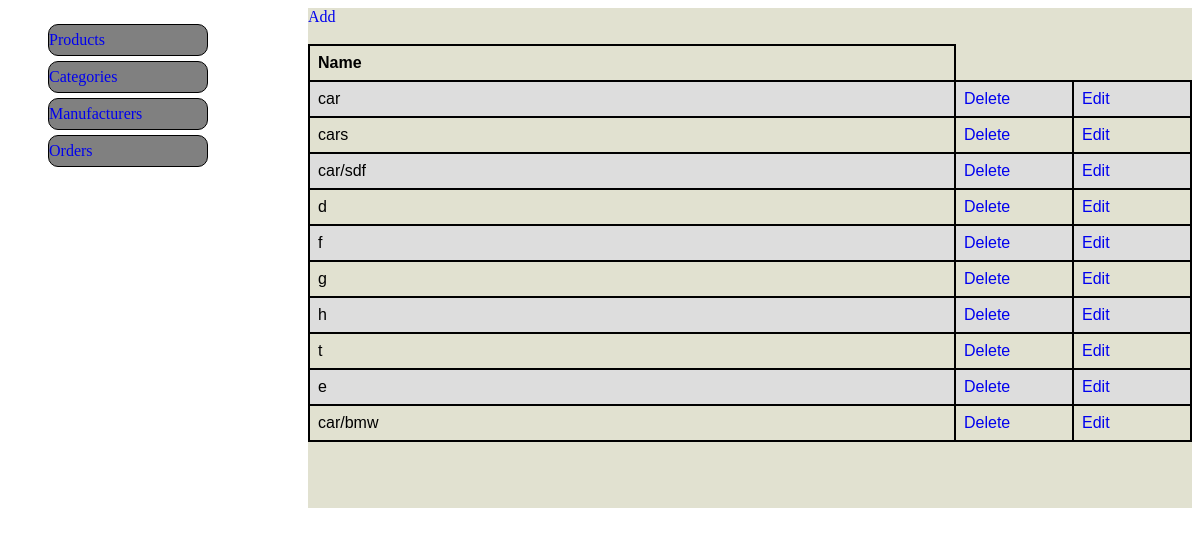
The app's page /admin/categories.php with its own data.
### tables this page shows
CREATE TABLE `categories` (
  `id` int(11) NOT NULL,
  `name` varchar(22) NOT NULL,
  `parent_id` int(11) NOT NULL
);

### classes/category.class.php (called while the page is built, shortened)
<?php
class Category
{
	public function getString($cat) {
		$pdo = $GLOBALS['pdo'];
		$fullName = $cat['name'];
		while(true)
		{
			$id = $cat['parent_id'];
			if($id != 0) {
				$stmt = $pdo->prepare("SELECT * FROM categories WHERE id = ?");
				$stmt->execute([$id]);
				$cat = $stmt->fetch();
				$fullName = $cat['name']."/".$fullName;
			}
			if ($id == 0) {
				break;
			}
		}
		return $fullName;
	}
}

### admin/categories.php (the view, shortened to what this page needs)
<?php require_once('../classes/category.class.php'); ?>
<?php
$c = new Category;
?>
<!DOCTYPE html>
<html lang="en">
<head>
	<link rel="stylesheet" type="text/css" href="../css/styles.css">
</head>
<body>
	<div class="menu">
		<ul>
			<li><a href="products.php">Products</a></li>
			<li><a href="categories.php">Categories</a></li>
			<li><a href="manufacturers.php">Manufacturers</a></li>
			<li><a href="orders.php">Orders</a></li>
		</ul>
	</div>
	<div class="main">
		<a class="add" href="addcategory.php">Add</a><br><br>
		<table>
			<tr>
				<th>Name</th>
			</tr>
		<?php
			$stmt = $pdo->prepare("SELECT * FROM categories");
			$stmt->execute([]);
			while($m = $stmt->fetch()){
				echo "<tr>";
				echo "<td>".$c->getString($m)."</td>";
				echo "<td class='delete'><a href='categories.php?action=del&id=".$m['id']."'>Delete</a>";
				echo "<td class='edit'><a href='categories.php?action=edit&id=".$m['id']."'>Edit</a>";
				echo "</tr>";
			}
		?>
		</table>
	</div>
</body>
</html>

### css/styles.css (style rules this page uses)
li { list-style: none; line-height: 30px; background-color: gray; border: 1px solid black; border-radius: 10px; margin-bottom: 5px; }
a { text-decoration: none; }
.menu { width: 200px; position: fixed; }
.main { overflow-y: scroll; background-color: #e1e1d0; margin-left: 300px; height: 500px; }
.edit, .delete { width: 100px; }
table { font-family: arial, sans-serif; border-collapse: collapse; width: 100%; }
td, th { border: 2px solid black; text-align: left; padding: 8px; }
tr:nth-child(even) { background-color: #dddddd; }

### records on screen
categories: name "car"
categories: name "cars"
categories: String "car/sdf"
categories: name "d"
categories: name "f"
categories: name "g"
categories: name "h"
categories: name "t"
categories: name "e"
categories: String "car/bmw"
